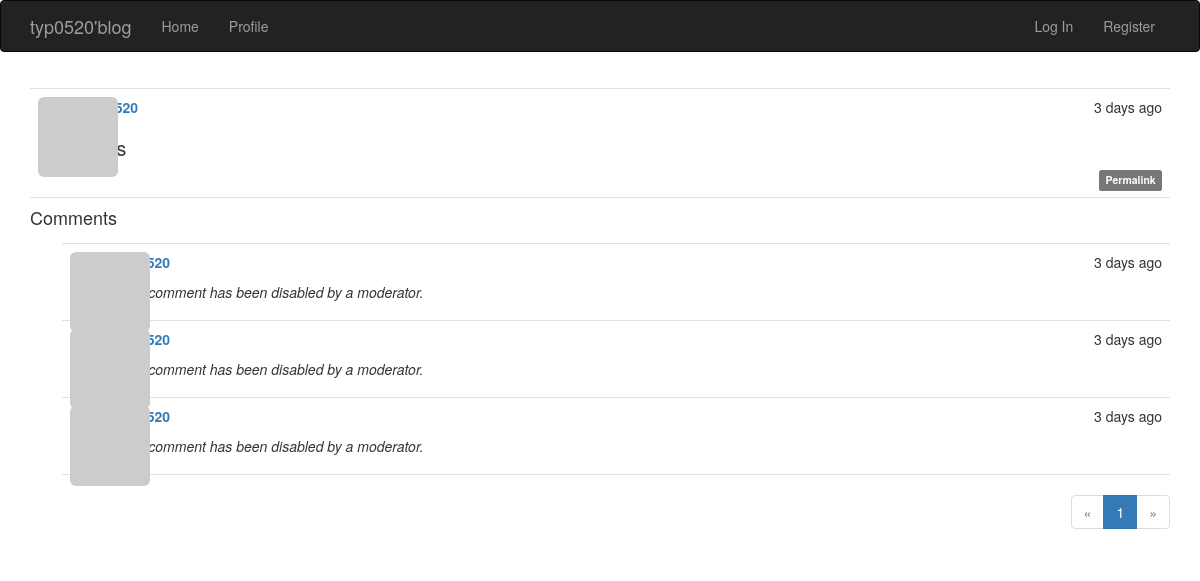
/post/1, run on an earlier commit of the app's database.
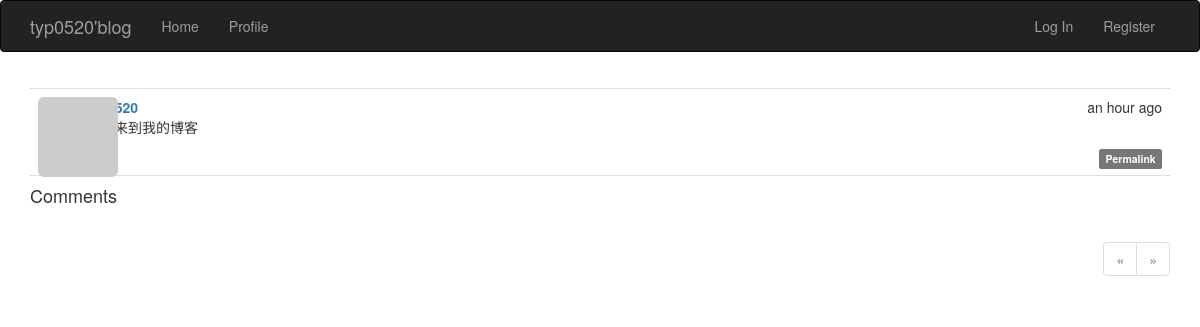
And on a later commit of the database.
### app/models.py (models this page shows, shortened)
class Post(db.Model):
    __tablename__ = 'posts'
    id = db.Column(db.Integer, primary_key=True)
    body = db.Column(db.Text)
    body_html = db.Column(db.Text)
    timestamp = db.Column(db.DateTime, index=True, default=datetime.utcnow)
    author_id = db.Column(db.Integer, db.ForeignKey('users.id'))
    comments = db.relationship('Comment', backref='post', lazy='dynamic')

class Comment(db.Model):
    __tablename__ = 'comments'
    id = db.Column(db.Integer, primary_key=True)
    body = db.Column(db.Text)
    body_html = db.Column(db.Text)
    timestamp = db.Column(db.DateTime, index=True, default=datetime.utcnow)
    disabled = db.Column(db.Boolean)
    author_id = db.Column(db.Integer, db.ForeignKey('users.id'))
    post_id = db.Column(db.Integer, db.ForeignKey('posts.id'))

### app/main/views.py (the view, shortened to what this page needs)
@main.route('/post/<int:id>', methods=['GET', 'POST'])
def post(id):
    post = Post.query.get_or_404(id)
    form = CommentForm()
    page = request.args.get('page', 1, type=int)
    if page == -1:
        page = (post.comments.count() - 1) / 10 + 1
    pagination = post.comments.order_by(Comment.timestamp.asc()).paginate(page, per_page=10, error_out=False)
    comments = pagination.items
    return render_template('post.html', posts=[post], form=form, page=page, comments=comments, pagination=pagination)

### app/auth/views.py (called while the page is built)
@auth.before_app_request
def before_request():
    if current_user.is_authenticated:
        if not current_user.confirmed \
            and request.endpoint \
            and request.endpoint[:5] != 'auth.' \
            and request.endpoint != 'static':
            return redirect(url_for('auth.unconfirmed'))

### app/main/__init__.py (called while the page is built)
@main.app_context_processor
def inject_permissions():
    return dict(Permission=Permission)

### app/models.py (called while the page is built)
    def gravatar(self, size=100, default='idention', rating='g'):
        url = 'http://www.gravatar.com/avatar'
        hash = hashlib.md5(self.email.encode('utf-8')).hexdigest()
        img = '{url}/{hash}?s={size}&r={rating}'.format(url=url, hash=hash, size=size, default=default, rating=rating)
        return img

    def can(self, permissions):
        return False

    def is_administrator(self):
        return False

### app/templates/post.html (shortened to what this page needs)
{% extends "base.html" %}
{% import "bootstrap/wtf.html" as wtf %}
{% import "_macros.html" as macros %}
{% block page_content %}
    {% include '_posts.html' %}
    <h4 id="comments">Comments</h4>
    {% include '_comments.html' %}
    {% if pagination %}
        <div class="pagination">
            {{ macros.pagination_widget(pagination, '.post', fragment='#comments', id=posts[0].id) }}
        </div>
    {% endif %}
{% endblock %}

### app/templates/_posts.html (shortened to what this page needs)
<ul class="posts">
    {% for post in posts %}
    <li class="post">
        <div class="post-thumbnail">
            <a href="{{ url_for('.user', username=post.author.username) }}">
                <img class="img-rounded profile-thumbnail" src="{{ post.author.gravatar(size=40) }}">
            </a>
        </div>
        <div class="post-content">
            <div class="post-date">{{ moment(post.timestamp).fromNow() }}</div>
            <div class="post-author"><a href="{{ url_for('.user', username=post.author.username) }}">{{ post.author.username }}</a></div>
            <div class="post-body">
                {% if post.body_html %}
                    {{ post.body_html | safe }}
                {% else %}
                    {{ post.body }}
                {% endif %}
            </div>
            <div class="post-footer">
                <a href="{{ url_for('.post', id=post.id) }}">
                    <span class="label label-default">Permalink</span>
                </a>
            </div>
        </div>
    </li>
    {% endfor %}
</ul>

### app/templates/_comments.html (shortened to what this page needs)
<ul class="comments">
    {% for comment in comments %}
    <li class="comment">
        <div class="comment-thumbnail">
            <a href="{{ url_for('.user', username=comment.author.username) }}">
                <img class="img-rounded profile-thumbnail" src="{{ comment.author.gravatar(size=40) }}">
            </a>
        </div>
        <div class="comment-content">
            <div class="comment-date">{{ moment(comment.timestamp).fromNow() }}</div>
            <div class="comment-author"><a href="{{ url_for('.user', username=comment.author.username) }}">{{ comment.author.username }}</a></div>
            <div class="comment-body">
                 {% if comment.disabled %}
                        <p></p><i>This comment has been disabled by a moderator.</i></p>
                    {% endif %}
            </div>
        </div>
    </li>
    {% endfor %}
</ul>

What changed in the data, as far as the page shows it:
removed Post: timestamp "3 days ago"
removed Comment: timestamp "3 days ago", shows "This comment has been disabled by a moderator."
removed Comment: timestamp "3 days ago", shows "This comment has been disabled by a moderator."
removed Comment: timestamp "3 days ago", shows "This comment has been disabled by a moderator."
added Post: timestamp "an hour ago", body_html "欢迎来到我的博客"
Also different on the page:
list line gone: "1"
